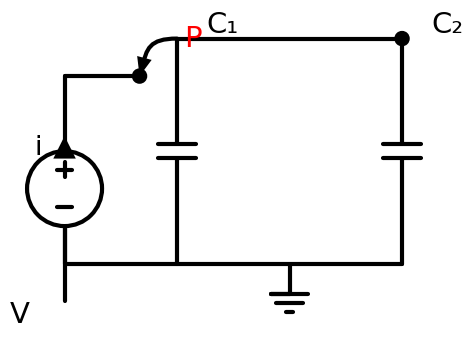

The script that saved this image:
"""
Q2-V4: Parallel Capacitors — Total Energy & KCL
V source with C1 and C2 in parallel. Node P at junction.
Current arrows i, i1, i2. KCL annotation.
"""
import schemdraw
import schemdraw.elements as elm

with schemdraw.Drawing() as d:
    d.config(unit=3, fontsize=14, font='sans-serif')

    # Voltage source (left side)
    source = d.add(elm.SourceV().up().label('V', loc='left', ofst=(0, 0.6)))

    # Top rail
    d += elm.Line().right().length(1).at(source.end)

    # Node P junction
    nodeP = d.add(elm.Dot())
    d.add(elm.Annotate().at(nodeP.center).delta(0.5, 0.5).label('P', color='red', fontsize=14))

    # C1 branch (first parallel)
    d.push()
    c1 = d.add(elm.Capacitor().down().label('C₁', loc='right', ofst=(0, 0.6)))
    c1_bot = d.here
    d.pop()

    # Continue right for C2 branch
    d += elm.Line().right().length(3)
    d += elm.Dot()

    # C2 branch (second parallel)
    c2 = d.add(elm.Capacitor().down().label('C₂', loc='right', ofst=(0, 0.6)))
    c2_bot = d.here

    # Bottom rail connecting both capacitors
    d += elm.Line().left().at(c2_bot).tox(c1_bot)

    # Ground at center
    mid_x = (c1_bot[0] + c2_bot[0]) / 2
    d.add(elm.Ground().at((mid_x, c1_bot[1])))

    # Return to source
    d += elm.Line().left().at(c1_bot).tox(source.start)
    d += elm.Line().up().toy(source.start)

    # Current labels
    d.add(elm.CurrentLabelInline(direction='in').at(source.end).label('i', fontsize=13))

    d.save('q2_v4_capacitor_parallel.svg')
